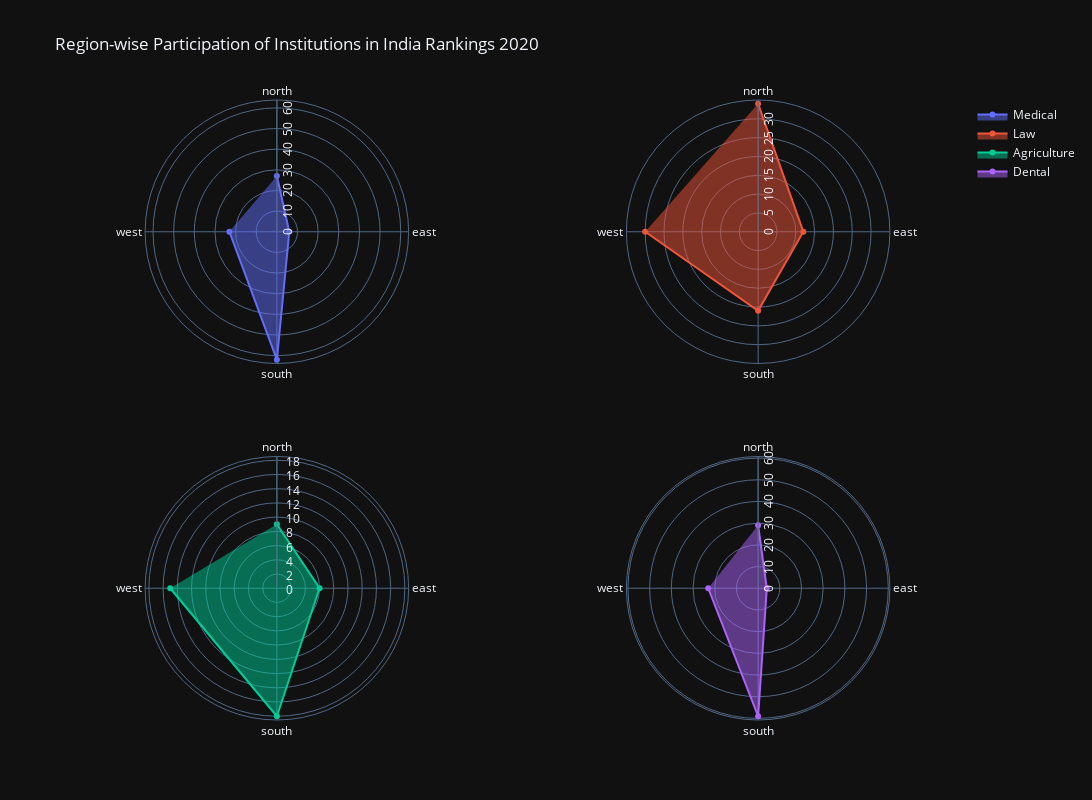

Notebook source saved alongside this figure:
### Code cell
import plotly.graph_objects as go
from plotly.subplots import make_subplots
import pandas as pd

df = pd.read_csv(r'E:\Downloads\complete data1.csv')

a=df["med"]
b=df["Direction"]
c=df["law"]
d=df["agri"]
e=df["dental"]

fig = make_subplots(rows=2, cols=2, specs=[[{'type': 'polar'}]*2]*2)

fig.add_trace(go.Scatterpolar(
      name = "Medical",
      r = a,
    theta = b,
    ), 1, 1)
fig.add_trace(go.Scatterpolar(
      name = "Law",
      r = c,
      theta = b,

    ), 1, 2)
fig.add_trace(go.Scatterpolar(
      name = "Agriculture",
      r = d,
      theta = b,
    ), 2,1)
fig.add_trace(go.Scatterpolar(
      name = "Dental",
      r = e,
      theta = b,
    ), 2, 2)
fig.update_traces(fill='toself')
fig.update_layout(
    polar = dict(
      radialaxis_angle = 90,
      angularaxis = dict(
        direction = "clockwise",
        period = 4) ,
    ),
    polar2 = dict(
        radialaxis_angle = 90,
      angularaxis = dict(
        direction = "clockwise",
        period = 4)


    ),
    polar3 = dict(
        radialaxis_angle = 90,
      angularaxis = dict(
        direction = "clockwise",
        period = 4)

    ),
    polar4 = dict(
     radialaxis_angle = 90,
      angularaxis = dict(
        direction = "clockwise",
        period = 4)

    ))


fig.update_layout(template="plotly_dark",title="Region-wise Participation of Institutions in India Rankings 2020",height=800,width=1200)
fig.show()

### Figure 1 — Plotly figure (JSON) as saved in the notebook; plotly's stock layout.template omitted (floating-point values rounded to 4 significant figures)
{"data": [{"fill": "toself", "name": "Medical", "r": [27, 6, 62, 23], "subplot": "polar", "theta": ["north", "east", "south", "west"], "type": "scatterpolar"}, {"fill": "toself", "name": "Law", "r": [34, 12, 21, 30], "subplot": "polar2", "theta": ["north", "east", "south", "west"], "type": "scatterpolar"}, {"fill": "toself", "name": "Agriculture", "r": [9, 6, 18, 15], "subplot": "polar3", "theta": ["north", "east", "south", "west"], "type": "scatterpolar"}, {"fill": "toself", "name": "Dental", "r": [29, 4, 59, 23], "subplot": "polar4", "theta": ["north", "east", "south", "west"], "type": "scatterpolar"}], "layout": {"height": 800, "polar": {"angularaxis": {"direction": "clockwise", "period": 4}, "domain": {"x": [0, 0.45], "y": [0.575, 1]}, "radialaxis": {"angle": 90}}, "polar2": {"angularaxis": {"direction": "clockwise", "period": 4}, "domain": {"x": [0.55, 1], "y": [0.575, 1]}, "radialaxis": {"angle": 90}}, "polar3": {"angularaxis": {"direction": "clockwise", "period": 4}, "domain": {"x": [0, 0.45], "y": [0, 0.425]}, "radialaxis": {"angle": 90}}, "polar4": {"angularaxis": {"direction": "clockwise", "period": 4}, "domain": {"x": [0.55, 1], "y": [0, 0.425]}, "radialaxis": {"angle": 90}}, "title": {"text": "Region-wise Participation of Institutions in India Rankings 2020"}, "width": 1200}}
